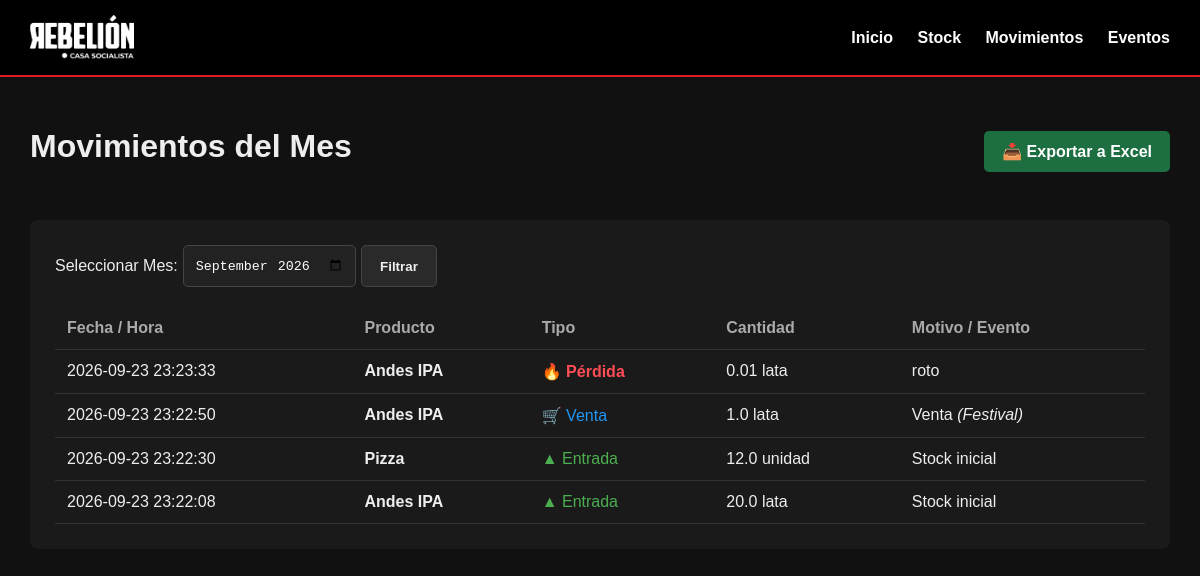
The app's page /movimientos, older data.
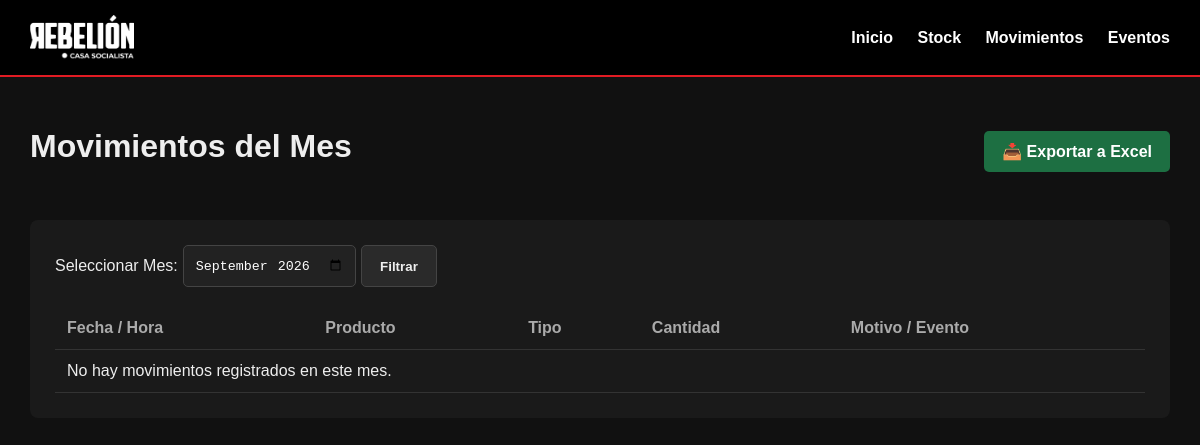
The same page, newer data.
### tables this page shows
CREATE TABLE movimientos (
        id INTEGER PRIMARY KEY AUTOINCREMENT,
        producto_id INTEGER NOT NULL,
        tipo TEXT NOT NULL,
        cantidad REAL NOT NULL,
        motivo TEXT DEFAULT '',
        evento_id INTEGER,
        fecha_hora TEXT NOT NULL DEFAULT CURRENT_TIMESTAMP,
        FOREIGN KEY(producto_id) REFERENCES productos(id),
        FOREIGN KEY(evento_id) REFERENCES eventos(id)
    );

CREATE TABLE productos (
        id INTEGER PRIMARY KEY AUTOINCREMENT,
        nombre TEXT NOT NULL,
        categoria TEXT NOT NULL,
        costo REAL NOT NULL DEFAULT 0,
        precio REAL NOT NULL DEFAULT 0,
        stock REAL NOT NULL DEFAULT 0,
        stock_minimo REAL NOT NULL DEFAULT 0,
        unidad TEXT NOT NULL DEFAULT 'unidad',
        activo INTEGER NOT NULL DEFAULT 1
    );

CREATE TABLE eventos (
        id INTEGER PRIMARY KEY AUTOINCREMENT,
        nombre TEXT NOT NULL,
        fecha TEXT NOT NULL,
        estado TEXT NOT NULL DEFAULT 'abierto',
        notas TEXT DEFAULT ''
    );

### app.py (the view)
@app.route("/movimientos")
def movimientos():
    db = get_db()
    mes = request.args.get("mes", datetime.datetime.now().strftime("%Y-%m"))
    movs = db.execute("""
        SELECT m.*, p.nombre as producto_nombre, p.unidad, e.nombre as evento_nombre
        FROM movimientos m
        JOIN productos p ON p.id = m.producto_id
        LEFT JOIN eventos e ON e.id = m.evento_id
        WHERE strftime('%Y-%m', m.fecha_hora) = ?
        ORDER BY m.fecha_hora DESC, m.id DESC
    """, (mes,)).fetchall()
    db.close()
    return render_template("movimientos.html", movimientos=movs, mes=mes)

### database.py (called while the page is built)
def get_db():
    conn = sqlite3.connect(DB_PATH)
    conn.row_factory = sqlite3.Row
    conn.execute("PRAGMA foreign_keys = ON")
    return conn

### templates/movimientos.html (shortened to what this page needs)
{% extends "base.html" %}
{% block content %}
<div class="page-header">
    <h1>Movimientos del Mes</h1>
    <a href="{{ url_for('exportar_movimientos', mes=mes) }}" class="button excel">📥 Exportar a Excel</a>
</div>
<div class="section">
    <form method="GET" action="{{ url_for('movimientos') }}" class="inline-form" style="margin-bottom: 20px;">
        <label style="margin-top:0; align-self:center;">Seleccionar Mes:</label>
        <input type="month" name="mes" value="{{ mes }}" required>
        <button class="button secondary">Filtrar</button>
    </form>
    <table>
        <tr>
            <th>Fecha / Hora</th>
            <th>Producto</th>
            <th>Tipo</th>
            <th>Cantidad</th>
            <th>Motivo / Evento</th>
        </tr>
        {% for m in movimientos %}
        <tr>
            <td>{{ m["fecha_hora"] }}</td>
            <td><strong>{{ m["producto_nombre"] }}</strong></td>
            <td>
                {% if m["tipo"] == "entrada" %}<span style="color:#4caf50;">▲ Entrada</span>
                {% elif m["tipo"] == "salida" %}<span style="color:#f44336;">▼ Salida</span>
                {% elif m["tipo"] == "venta" %}<span style="color:#2196f3;">🛒 Venta</span>
                {% elif m["tipo"] == "perdida" %}<span style="color:#ff4d55; font-weight:bold;">🔥 Pérdida</span>
                {% else %}<span style="color:#ff9800;">⚙ Ajuste</span>{% endif %}
            </td>
            <td>{{ m["cantidad"] }} {{ m["unidad"] }}</td>
            <td>
                {{ m["motivo"] }}
                {% if m["evento_nombre"] %} <em>({{ m["evento_nombre"] }})</em>{% endif %}
            </td>
        </tr>
        {% else %}
        <tr><td colspan="5">No hay movimientos registrados en este mes.</td></tr>
        {% endfor %}
    </table>
</div>
{% endblock %}

### templates/base.html (shortened to what this page needs)
<!doctype html><html lang="es"><head>
<link rel="stylesheet" href="{{ url_for('static',filename='style.css') }}"></head>
<body><header>
<a href="{{url_for('index')}}" class="logo-container">
  <img src="{{ url_for('static', filename='logo.png') }}" alt="Rebelión Logo" class="nav-logo">
</a>
<nav>
<a href="{{url_for('index')}}">Inicio</a>
<a href="{{url_for('productos')}}">Stock</a>
<a href="{{url_for('movimientos')}}">Movimientos</a>
<a href="{{url_for('eventos')}}">Eventos</a>
</nav></header><main>
{% block content %}{% endblock %}</main></body></html>

### static/style.css (style rules this page uses)
* { box-sizing:border-box }
body { margin:0;font-family:Arial,sans-serif;background:#111;color:#eee }
header { background:#000;border-bottom:2px solid #e21b23;padding:15px 30px;display:flex;align-items:center;justify-content:space-between }
.logo-container { display:flex;align-items:center;text-decoration:none }
.nav-logo { height:45px;width:auto;object-fit:contain }
nav a { color:white;text-decoration:none;margin-left:20px;font-weight:bold }
main { max-width:1200px;margin:auto;padding:30px }
h1 { margin-bottom:30px }
.section { background:#1a1a1a;padding:25px;margin-top:25px;border-radius:8px }
table { width:100%;border-collapse:collapse;margin-top:15px }
th,td { padding:12px;border-bottom:1px solid #333;text-align:left }
th { color:#aaa }
.button,button { background:#e21b23;color:white;border:none;padding:11px 18px;border-radius:5px;cursor:pointer;text-decoration:none;display:inline-block;font-weight:bold }
.button.secondary { background:#2a2a2a;border:1px solid #444;color:#eee }
.button.excel { background:#1d6f42;color:white }
input,select,textarea { width:100%;padding:11px;background:#222;border:1px solid #444;color:white;border-radius:5px }
.inline-form { display:flex;gap:5px }
.inline-form input,.inline-form select { width:auto }
.page-header { display:flex;justify-content:space-between;align-items:center;flex-wrap:wrap;gap:15px }

Row changes from the older to the newer data that the page shows:
removed movimientos: fecha_hora "2026-09-23 23:23:33", producto_nombre "Andes IPA", tipo "🔥 Pérdida", cantidad "0.01", unidad "lata", motivo "roto"
removed movimientos: fecha_hora "2026-09-23 23:22:50", producto_nombre "Andes IPA", tipo "🛒 Venta", cantidad "1.0", unidad "lata", motivo "Venta", evento_nombre "Festival"
removed movimientos: fecha_hora "2026-09-23 23:22:30", producto_nombre "Pizza", tipo "▲ Entrada", cantidad "12.0", unidad "unidad", motivo "Stock inicial"
removed movimientos: fecha_hora "2026-09-23 23:22:08", producto_nombre "Andes IPA", tipo "▲ Entrada", cantidad "20.0", unidad "lata", motivo "Stock inicial"
Text that changed along with them:
text now shown: "No hay movimientos registrados en este mes."
